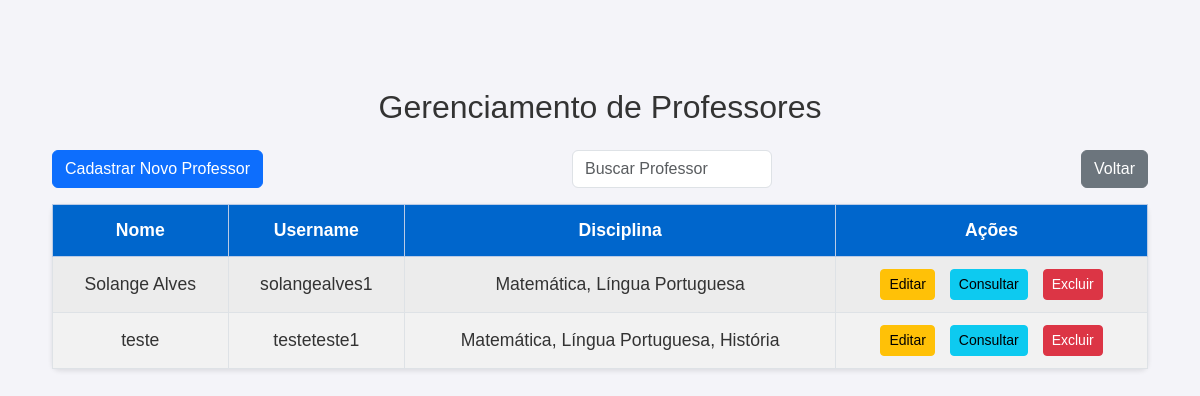
The page /secretaria/gerenciar_professores/ on the database as committed earlier.
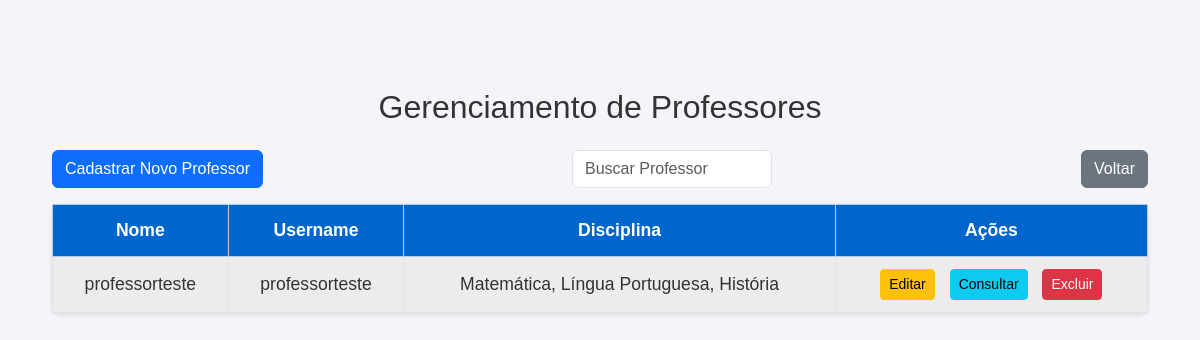
The same page on the database as committed later.
### core/models.py (models this page shows, shortened)
class Professor(models.Model):
    user = models.OneToOneField(User, on_delete=models.CASCADE, related_name='professor_profile')  # Conexão com o User do Django
    nome = models.CharField(max_length=255)  # Nome completo do professor
    email = models.EmailField(max_length=100, blank=True, null=True)
    telefone = models.CharField(max_length=15, blank=True, null=True)
    disciplinas = models.ManyToManyField(Disciplina, related_name='professores')

class Disciplina(models.Model):
    nome = models.CharField(max_length=100)  # Nome da disciplina

### core/views.py (the view)
# urls.py: path('secretaria/gerenciar_professores/', views.gerenciar_professores, name='gerenciar_professores'),
def gerenciar_professores(request):
    query = request.GET.get('q', '')  # Busca por nome
    professores = Professor.objects.all()
    if query:
        professores = professores.filter(nome__icontains=query)  # Filtro por nome
    professores = professores.order_by('nome')  # Ordena por nome
    return render(request, 'core/gerenciar_professores.html', {'professores': professores, 'query': query})

### core/templates/core/gerenciar_professores.html (shortened to what this page needs)
{% load static %}
<!DOCTYPE html>
<html lang="pt-BR">
<head>
    <link href="https://cdn.jsdelivr.net/npm/bootstrap@5.3.0/dist/css/bootstrap.min.css" rel="stylesheet">
    <link rel="stylesheet" href="{% static 'css/estilos.css' %}">
</head>
<body>
    <div class="container mt-5">
        <h1 class="text-center mb-4">Gerenciamento de Professores</h1>
        <div class="d-flex justify-content-between mb-3">
            <a href="{% url 'cadastrar_professor' %}" class="btn btn-primary">Cadastrar Novo Professor</a>
            <input type="text" id="buscar_professor" class="form-control" placeholder="Buscar Professor" style="max-width: 200px;">
            <a href="{% url 'secretaria' %}" class="btn btn-secondary">Voltar</a>
        </div>
        <table class="table table-striped table-bordered table-custom" id="tabela_professores">
            <thead class="table-primary">
                <tr>
                    <th>Nome</th>
                    <th>Username</th>
                    <th>Disciplina</th>
                    <th>Ações</th>
                </tr>
            </thead>
            <tbody>
                {% for professor in professores %}
                <tr class="professor-row">
                    <td>{{ professor.nome }}</td>
                    <td>{{ professor.user.username }}</td>
                    <td>
                        {% for disciplina in professor.disciplinas.all %}
                            {{ disciplina.nome }}{% if not forloop.last %}, {% endif %}
                        {% empty %}
                            Nenhuma disciplina
                        {% endfor %}
                    </td>
                    <td>
                        <a href="{% url 'editar_professor' professor.id %}" class="btn btn-warning btn-sm">Editar</a>
                        <a href="{% url 'consultar_professor' professor.id %}" class="btn btn-info btn-sm">Consultar</a>
                        <button class="btn btn-danger btn-sm" data-bs-toggle="modal" data-bs-target="#confirmDeleteModal{{ professor.id }}">Excluir</button>
                    </td>
                </tr>
                {% endfor %}
            </tbody>
        </table>
    </div>
</body>
</html>

### static/css/estilos.css (style rules this page uses)
body { font-family: 'Arial', sans-serif; background-color: #f4f4f9; margin: 20px; padding: 20px; }
h1 { color: #333; text-align: center; margin-top: 20px; font-size: 2em; }
table { width: 80%; margin: 20px auto; border-collapse: collapse; background-color: #fff; border-radius: 8px; box-shadow: 0 2px 5px rgba(0, 0, 0, 0.1); }
th, td { padding: 12px 15px; text-align: center !important; vertical-align: middle !important; font-size: 1.1em; }
th { background-color: #0066cc; color: white; font-weight: bold; }
td { background-color: #f9f9f9; color: #333; }
td a { color: #ff9800; margin-right: 10px; font-weight: bold; transition: color 0.3s; }
.table-custom th, .table-custom td { padding: 12px 15px; text-align: center !important; vertical-align: middle !important; font-size: 1.1em; }
.table-custom { width: 100% !important; margin: 0 auto; }
.table-custom { box-shadow: 0 2px 5px rgba(0, 0, 0, 0.1); }
.table-custom th { background-color: #0066cc; color: white; font-weight: bold; }
.table-custom td { background-color: #f9f9f9; color: #333; }

Rows that differ between the two databases and show on the page:
removed Professor: nome "Solange Alves", user.username "solangealves1", Disciplina (nome "Matemática"), Disciplina (nome "Língua Portuguesa")
removed Professor: nome "teste", user.username "testeteste1", Disciplina (nome "Matemática"), Disciplina (nome "Língua Portuguesa"), Disciplina (nome "História")
added Professor: nome "professorteste", user.username "professorteste", Disciplina (nome "Matemática"), Disciplina (nome "Língua Portuguesa"), Disciplina (nome "História")
